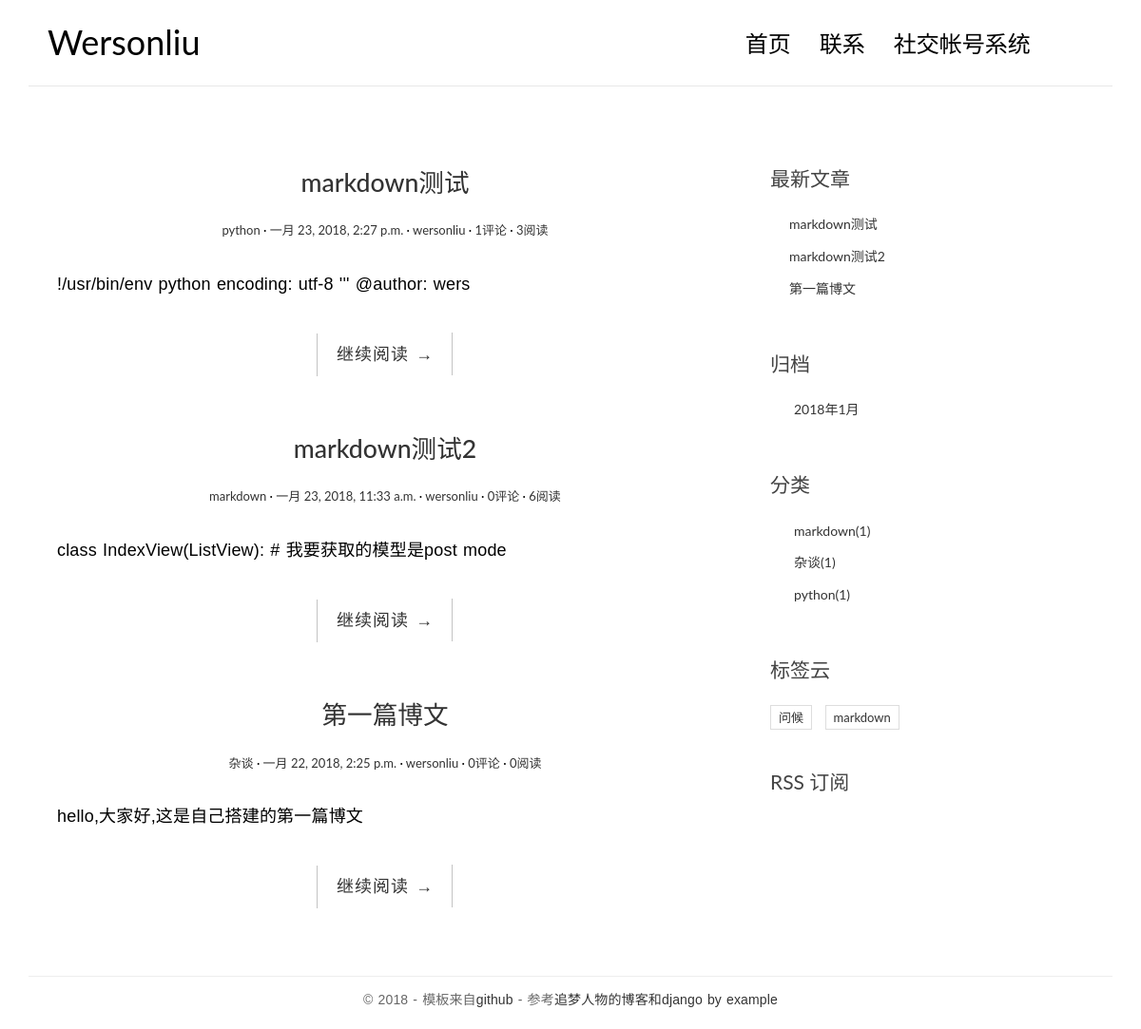
The page / on the database its author committed.
### blog/models.py (models this page shows, shortened)
class Post(models.Model):
    title = models.CharField(max_length=70)
    body = models.TextField()
    created_time = models.DateTimeField()
    modified_time = models.DateTimeField()
    excerpt = models.CharField(max_length=200, blank=True)
    category = models.ForeignKey(Category)
    tags = models.ManyToManyField(Tag, blank=True)
    views = models.PositiveIntegerField(default=0)
    author = models.ForeignKey(User)
    def get_absolute_url(self):
        return reverse('blog:detail', kwargs={'pk': self.pk})
    class Meta:
        ordering = ['-created_time']

class Category(models.Model):
    name = models.CharField(max_length=100)

class Tag(models.Model):
    name = models.CharField(max_length=100)

### blog/views.py (the view)
# urls.py: url(r'^$', views.IndexView.as_view(), name='index'),
class IndexView(ListView):
    model = Post
    template_name = 'blog/index.html'
    context_object_name = 'post_list'
    paginate_by = 3

### blog/templatetags/blog_tags.py (called while the page is built)
@register.simple_tag
def get_recent_posts(num=5):
    return Post.objects.all().order_by('-created_time')[:num]

@register.simple_tag
def archives():
    return Post.objects.all().dates('created_time', 'month', order='DESC')

@register.simple_tag
def get_categories():
    return Category.objects.annotate(num_posts=Count('post')).filter(num_posts__gt=0)

@register.simple_tag
def get_tags():
    return Tag.objects.annotate(num_posts=Count('post')).filter(num_posts__gt=0)

### templates/blog/index.html (shortened to what this page needs)
{% extends 'base.html' %}
{% load staticfiles %}
{% block main %}
    {% for post in post_list %}
        <article class="post post-{{ post.pk }}">
            <header class="entry-header">
                <h1 class="entry-title">
                    <a href="{{ post.get_absolute_url }}">{{ post.title }}</a>
                </h1>
                <div class="entry-meta">
                    <span class="post-category"><a href="#">{{ post.category.name }}</a></span>
                    <span class="post-date"><a href="#"><time class="entry-date"
                                                              datetime="{{ post.created_time }}">{{ post.created_time }}</time></a></span>
                    <span class="post-author"><a href="#">{{ post.author }}</a></span>
                    <span class="comments-link"><a href="#">{{ post.comment_set.count }}评论</a></span>
                    <span class="views-count"><a href="{{ post.get_absolute_url }}">{{ post.views }}阅读</a></span>
                </div>
            </header>
            <div class="entry-content clearfix">
                <p>{{ post.excerpt }}</p>
                <div class="read-more cl-effect-14">
                    <a href="{{ post.get_absolute_url }}" class="more-link">继续阅读 <span class="meta-nav">→</span></a>
                </div>
            </div>
        </article>
    {% empty %}
        <div class="no-post">暂时没有文章!</div>
    {% endfor %}
{% endblock main %}

### templates/base.html (shortened to what this page needs)
{% load staticfiles %}
{% load blog_tags %}
<!DOCTYPE html>
<html>
<head>
    <link rel="stylesheet" href="{% static 'blog/css/highlights/github.css' %}">
    <link rel="stylesheet" href="{% static 'blog/css/bootstrap.min.css' %}">
    <link rel="stylesheet" href="http://code.ionicframework.com/ionicons/2.0.1/css/ionicons.min.css">
    <link rel="stylesheet" href="{% static 'blog/css/pace.css' %}">
    <link rel="stylesheet" href="{% static 'blog/css/custom.css' %}">
</head>
<body>
<div class="container">
    <header id="site-header">
        <div class="row">
            <div class="col-md-4 col-sm-5 col-xs-8">
                <div class="logo">
                    <h1><a href="{% url 'blog:index' %}"><b>Wersonliu</b></a></h1>
                </div>
            </div>
            <div class="col-md-8 col-sm-7 col-xs-4">
                <nav class="main-nav" role="navigation">
                    <div class="collapse navbar-collapse" id="bs-example-navbar-collapse-1">
                        <ul class="nav navbar-nav navbar-right">
                            <li class="cl-effect-11"><a href="{% url 'blog:index' %}" data-hover="首页">首页</a></li>
                            <li class="cl-effect-11"><a href="contact.html" data-hover="联系">联系</a></li>
                            <li class="cl-effect-11"><a href="{% url 'account:login' %}" data-hover="社交">社交帐号系统</a></li>
                        </ul>
                    </div>
                </nav>
            </div>
        </div>
    </header>
</div>
<div class="content-body">
    <div class="container">
        <div class="row">
            <main class="col-md-8">
                {% block main %}
                {% endblock main %}
            </main>
            <aside class="col-md-4">
                <div class="widget widget-recent-posts">
                    <h3 class="widget-title">最新文章</h3>
                    {% get_recent_posts as recent_post_list %}
                    <ul>
                        {% for post in recent_post_list %}
                        <li>
                            <a href="{{ post.get_absolute_url }}">{{ post.title }}</a>
                        </li>
                        {% empty %}
                        暂无文章
                        {% endfor %}
                    </ul>
                </div>
                <div class="widget widget-archives">
                    <h3 class="widget-title">归档</h3>
                    {% archives as date_list %}
                    <ul>
                        {% for date in date_list %}
                        <li>
                            <a href="{% url 'blog:archives' date.year date.month %}">{{ date.year }}年{{ date.month }}月</a>
                        </li>
                        {% empty %}
                         暂无归档!
                        {% endfor %}
                    </ul>
                </div>
                <div class="widget widget-category">
                    <h3 class="widget-title">分类</h3>
                    {% get_categories as catepory_list %}
                    <ul>
                        {% for category in catepory_list %}
                         <li>
                             <a href="{% url 'blog:category' category.pk %}">{{ category.name }}<span class="post-count">({{ category.num_posts }})</span></a>
                         </li>
                        {% empty %}
                        暂无分类
                        {% endfor %}
                    </ul>
                </div>
                <div class="widget widget-tag-cloud">
                    <h3 class="widget-title">标签云</h3>
                    {% get_tags as tag_list %}
                    <ul>
                        {% for tag in tag_list %}
                        <li>
                            <a href="{% url 'blog:tag' tag.pk %}">{{ tag.name }}</a>
                        </li>
                        {% empty %}
                        暂无标签!
                        {% endfor %}
                    </ul>
                </div>
                <div class="rss">
                    <a href="{% url 'rss' %}"> RSS 订阅</a>
                </div>
            </aside>
        </div>
    </div>
</div>
<footer id="site-footer">
    <div class="container">
        <div class="row">
            <div class="col-md-12">
                <p class="copyright">&copy 2018 - 模板来自<a href="https://github.com/zmrenwu/django-blog-tutorial-templates"
                                                        target="_blank" >github</a>
                    - 参考<a href="http://zmrenwu.com/" title="网页模板" target="_blank">追梦人物的博客和<a href="https://e.jd.com/30371726.html" target="_blank">django by example</a></a>
                </p>
            </div>
        </div>
    </div>
</footer>
</body>
</html>

### blog/static/blog/css/custom.css (style rules this page uses)
* { outline: none; }
h1, h2, h3, h4, h5, h6 { margin-top: 0; }
b { font-weight: 400; }
a { color: #333; }
body { color: #444; font-family: 'Lato', sans-serif; }
p { font-family: 'Ubuntu', sans-serif; font-weight: 400; word-spacing: 1px; letter-spacing: 0.01em; }
#site-header { background-color: #FFF; padding: 25px 20px; margin-bottom: 40px; border-bottom: 1px solid #e7e7e7; }
.logo h1 a { color: #000; }
.logo h1 { margin: 0; font-family: 'Lato', sans-serif; font-weight: 300; }
.main-nav { margin-top: 11px; max-width: 95%; }
.main-nav a { color: #000000 !important; padding: 0 0 5px 0 !important; margin-right: 30px; font-family: 'Lato', sans-serif; font-weight: 300; font-size: 24px; }
.cl-effect-11 a { padding: 10px 0; color: #0972b4; text-shadow: none; }
.cl-effect-11 a::before { position: absolute; top: 0; left: 0; overflow: hidden; padding: 0 0 5px 0 !important; max-width: 0; border-bottom: 1px solid #000; color: #000; content: attr(data-hover); white-space: nowrap; -webkit-transition: max-width 0.5s; -moz-transition: max-width 0.5s; transition: max-width 0.5s; }
.content-body { padding-bottom: 4em; }
.post { background: #fff; padding: 30px 30px 0; }
.entry-title { text-align: center; font-size: 1.9em; margin-bottom: 20px; line-height: 1.6; padding: 10px 20px 0; }
.entry-meta { text-align: center; color: #DDDDDD; font-size: 13px; margin-bottom: 30px; }
.entry-content { font-size: 18px; line-height: 1.9; font-weight: 300; color: #000; }
.post-category::after, .post-date::after, .post-author::after, .comments-link::after { content: ' ·'; color: #000; }
.read-more { font-family: 'Ubuntu', sans-serif; font-weight: 400; word-spacing: 1px; letter-spacing: 0.01em; text-align: center; margin-top: 20px; }
.cl-effect-14 a { padding: 0 20px; height: 45px; line-height: 45px; position: relative; display: inline-block; margin: 15px 25px; letter-spacing: 1px; font-weight: 400; text-shadow: 0 0 1px rgba(255, 255, 255, 0.3); }
.cl-effect-14 a::before, .cl-effect-14 a::after { position: absolute; width: 45px; height: 1px; background: #C3C3C3; content: ''; -webkit-transition: all 0.3s; -moz-transition: all 0.3s; transition: all 0.3s; pointer-events: none; }
.cl-effect-14 a::before { top: 0; left: 0; -webkit-transform: rotate(90deg); -moz-transform: rotate(90deg); transform: rotate(90deg); -webkit-transform-origin: 0 0; -moz-transform-origin: 0 0; transform-origin: 0 0; }
.cl-effect-14 a::after { right: 0; bottom: 0; -webkit-transform: rotate(90deg); -moz-transform: rotate(90deg); transform: rotate(90deg); -webkit-transform-origin: 100% 0; -moz-transform-origin: 100% 0; transform-origin: 100% 0; }
.widget { background: #fff; padding: 30px 0 0; }
.widget-title { font-size: 1.5em; margin-bottom: 20px; line-height: 1.6; padding: 10px 0 0; font-weight: 400; }
.widget-recent-posts ul { padding: 0; margin: 0; padding-left: 20px; }
.widget-recent-posts ul li { list-style-type: none; position: relative; line-height: 170%; margin-bottom: 10px; }
.widget-recent-posts ul li::before { content: '\f3d3'; font-family: "Ionicons"; position: absolute; left: -17px; top: 3px; font-size: 16px; color: #000; }
.widget-archives ul { padding: 0; margin: 0; padding-left: 25px; }
.widget-archives ul li { list-style-type: none; position: relative; line-height: 170%; margin-bottom: 10px; }
.widget-archives ul li::before { content: '\f3f3'; font-family: "Ionicons"; position: absolute; left: -25px; top: 1px; font-size: 16px; color: #000; }
.widget-category ul { padding: 0; margin: 0; padding-left: 25px; }
.widget-category ul li { list-style-type: none; position: relative; line-height: 170%; margin-bottom: 10px; }
.widget-category ul li::before { content: '\f3fe'; font-family: "Ionicons"; position: absolute; left: -25px; top: 1px; font-size: 18px; color: #000; }
.widget-tag-cloud ul { padding: 0; margin: 0; margin-right: -10px; }
.widget-tag-cloud ul li { list-style-type: none; font-size: 13px; display: inline-block; margin-right: 10px; margin-bottom: 10px; padding: 3px 8px; border: 1px solid #ddd; }
.rss { font-size: 21px; margin-top: 30px; }
.rss a { color: #444; }
#site-footer { padding-top: 10px; padding: 0 0 1.5em 0; }
.copyright { text-align: center; padding-top: 1em; margin: 0; border-top: 1px solid #eee; color: #666; }

### rows shown on the page
Post: title "markdown测试", category.name "python", created_time "一月 23, 2018, 2:27 p.m.", author "wersonliu", comment_set.count "1", views "3", excerpt "!/usr/bin/env python encoding: utf-8 ''' @author: wers"
Post: title "markdown测试2", category.name "markdown", created_time "一月 23, 2018, 11:33 a.m.", author "wersonliu", comment_set.count "0", views "6", excerpt "class IndexView(ListView): # 我要获取的模型是post mode"
Post: title "第一篇博文", category.name "杂谈", created_time "一月 22, 2018, 2:25 p.m.", author "wersonliu", comment_set.count "0", views "0", excerpt "hello,大家好,这是自己搭建的第一篇博文"
Category: name "markdown", num_posts "1"
Category: name "杂谈", num_posts "1"
Category: name "python", num_posts "1"
Tag: name "问候"
Tag: name "markdown"

### other values the page prints
{{ date.year }} "2018"
{{ date.month }} "1"
